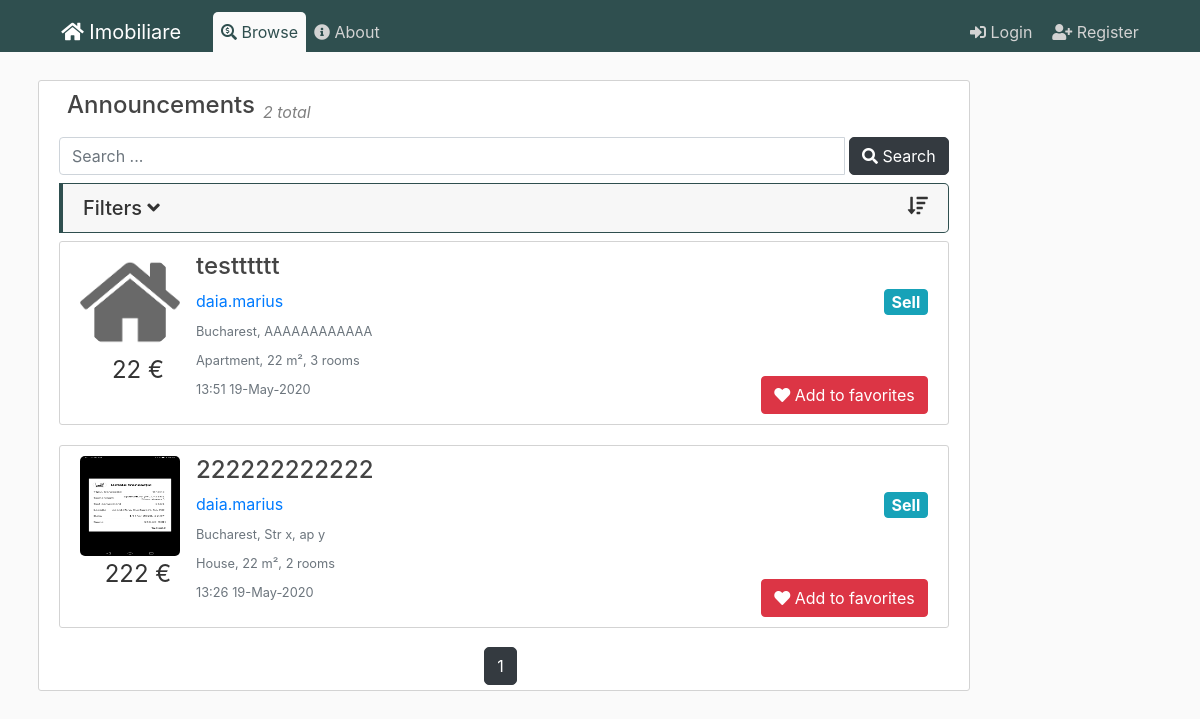
The page /posts on the database its author committed.
### flaskblog/models.py (models this page shows, shortened)
class Post(db.Model):
    id = db.Column(db.Integer, primary_key=True)
    title = db.Column(db.String(100), nullable=False)
    date_posted = db.Column(db.DateTime, nullable=False, default=datetime.utcnow)
    content = db.Column(db.Text, nullable=False)
    user_id = db.Column(db.Integer, db.ForeignKey('user.id'), nullable=False)
    city_id = db.Column(db.Integer, db.ForeignKey('city.id'), nullable=False)
    anouncement_type = db.Column(db.String(20), nullable=False)
    house_type = db.Column(db.String(20), nullable=False)
    price = db.Column(db.Integer, nullable=False)
    square_meters = db.Column(db.Integer, nullable=False)
    number_rooms = db.Column(db.Integer, nullable=False)
    address = db.Column(db.String(100), nullable=False)
    phonenumber = db.Column(db.String(15), nullable=True)
    post = db.relationship('Image')

class User(db.Model, UserMixin):
    id = db.Column(db.Integer, primary_key=True)
    username = db.Column(db.String(20), unique=True, nullable=False)
    email = db.Column(db.String(120), unique=True, nullable=False)
    image_file = db.Column(db.String(20), nullable=False, default='default.jpg')
    password = db.Column(db.String(60), nullable=False)
    posts = db.relationship('Post', backref='author', lazy=True)

class City(db.Model):
    id = db.Column(db.Integer, primary_key=True)
    name = db.Column(db.String(100), nullable=False)
    country_id = db.Column(db.Integer, db.ForeignKey('country.id'), nullable=False)
    country = db.relationship('Country', back_populates="cities")
    posts = db.relationship('Post', backref='city', lazy=True)

class Image(db.Model):
    id = db.Column(db.Integer, primary_key=True)
    name = db.Column(db.String(100), nullable=False)
    post_id = db.Column(db.Integer, db.ForeignKey('post.id'), nullable=False)
    post = db.relationship('Post', backref='images', lazy=True)

### flaskblog/posts/routes.py (the view)
@posts.route("/posts")
def browse():
    page = request.args.get('page', 1, type=int)
    posts = Post.query.order_by(Post.date_posted.desc()).paginate(page=page, per_page=5)
    cities = City.query.all()
    countries = Country.query.all()
    if not posts:
        posts=[]
    return render_template('browse.html', posts=posts,cities=cities,countries=countries)

### flaskblog/templates/browse.html (shortened to what this page needs)
{% extends "layout.html" %}
{% set active_page = "announcements" %}
{% block content %}
<article class="media content-section content-fit">
  <div class="media-body">
    <div class="article-metadata d-flex flex-row  position-relative">
      <h4 class="pl-2 article-title">Announcements</h4>
      <div class="pl-2 pb-1 align-self-end">
        <em class="gray">
          {{ posts.items|length }} total
        </em>
      </div>
    </div>
    <div>
      <form action="">
        <div class="input-group mt-2 mb-2">
          <input type="text" class="form-control" placeholder="Search ...">
          <div class="input-group-btn">
            <button type="submit" class="btn btn-dark ml-1">
              <i class="fas fa-search"></i> Search
            </button>
          </div>
        </div>
      </form>
      <div class="accordion md-accordion mb-2" id="accordionEx1" role="tablist" aria-multiselectable="true">
        <div class="card check-card">
          <div class="card-header" role="tab" id="headingTwo1">
            <a class="collapsed" data-toggle="collapse" data-parent="#accordionEx1" href="#collapseTwo1"
              aria-expanded="false" aria-controls="collapseTwo1">
              <h5 class="mb-0">
                <i class="fas fa-sort-amount-down float-right"></i>Filters <i class="fas fa-angle-down rotate-icon"></i>
              </h5>
            </a>
          </div>
        </div>
      </div>
      {% for post in posts.items %}
      <article class="media content-section table-row" data-href="{{ url_for('posts.post', post_id=post.id) }}">
        <div class="article-metadata">
          {% if post.images[0] %}
          <img class="article-img" src="/static/post_pics/{{post.images[0].name}}">
          {% else %}
          <img class="rounded-circle article-img" src="{{ url_for('static', filename='defaults/house.png') }}">
          {% endif %}
          <p class="article-price text-center">{{post.price}} €</p>
        </div>
        <div class="media-body">
          <h4><a class="article-title" href="{{ url_for('posts.post', post_id=post.id) }}">{{ post.title }}</a></h4>
          <div class="article-metadata">
            <a class="mr-2"
              href="{{ url_for('users.user_posts', username=post.author.username) }}">{{ post.author.username }}</a>
            <a class="btn btn-info badge float-right article-type">{{ post.anouncement_type }}</a>
          </div>
          <div class="article-metadata">
            <small class="text-muted">{{post.city.name}}, {{post.address}}</small>
          </div>
          <div class="article-metadata">
            <small class="text-muted">{{post.house_type}}, {{post.square_meters}} m², {{post.number_rooms}} rooms</small>
          </div>
          <div class="article-metadata">
            <small class="text-muted">{{ post.date_posted.strftime('%H:%M %d-%B-%Y') }}</small>
            {% if current_user %}
            <a class="btn btn-danger white float-right article-type"><i class="fas fa-heart"></i> Add to favorites</a>
            {% endif %}
          </div>
        </div>
      </article>
      {% endfor %}
    </div>
    <div class="p-3">
    </div>
    <div class="pagination-bottom">
      <div class="text-center">
      {% for page_num in posts.iter_pages(left_edge=1, right_edge=1, left_current=1, right_current=2) %}
        {% if page_num %}
            {% if posts.page == page_num %}
                <a class="btn btn-dark" href="{{ url_for('main.home', page=page_num) }}">{{page_num}}</a>
            {% else %}
                <a class="btn btn-outline-dark" href="{{ url_for('main.home', page=page_num) }}">{{page_num}}</a>
            {% endif %}
        {% endif %}
      {% endfor %}
      </div>
  </div>
  </div>
</article>
{% endblock content %}

### flaskblog/templates/layout.html (shortened to what this page needs)
<!DOCTYPE html>
<html>
<head>
    <link rel="stylesheet" href="https://stackpath.bootstrapcdn.com/bootstrap/4.4.1/css/bootstrap.min.css">
    <link rel="stylesheet" href="/static/css/main.css" >
    <link rel="stylesheet" href="/static/css/fontawesome.css" >
  </head>
<body>
    <header class="site-header">
      <nav class="navbar navbar-expand-md navbar-dark bg-steel fixed-top">
        <div class="container">
          <a class="navbar-brand mr-4 pl-2 pr-2 {{ 'nav-active' if active_page == 'home' else '' }}" href="/"><i class="fas fa-home"></i> Imobiliare</a>
          <div class="collapse navbar-collapse" id="navbarToggle">
            <div class="navbar-nav mr-auto">
              <a class="nav-item nav-link {{ 'nav-active' if active_page == 'announcements' else '' }}" href="{{ url_for('posts.browse') }}"><i class="fas fa-search-dollar"></i> Browse</a>
              <a class="nav-item nav-link {{ 'nav-active' if active_page == 'about' else '' }}" href="{{ url_for('main.about') }}"><i class="fas fa-info-circle"></i> About</a>
            </div>
            <div class="navbar-nav">
              {% if current_user.is_authenticated %}
                <a class="nav-item nav-link {{ 'nav-active' if active_page == 'newpost' else '' }}" href="{{ url_for('posts.new_post') }}"><i class="fas fa-scroll"></i> New Post</a>
                <a class="nav-item nav-link {{ 'nav-active' if active_page == 'account' else '' }}" href="{{ url_for('users.account') }}"><i class="fas fa-user"></i> Account</a>
                <a class="nav-item nav-link {{ 'nav-active' if active_page == 'favorites' else '' }}" href="{{ url_for('users.favorites') }}"><i class="fas fa-heart"></i> Favorites</a>
                <a class="nav-item nav-link" href="{{ url_for('users.logout') }}"><i class="fas fa-sign-out-alt ml-1"></i> Logout</a>
              {% else %}
                <a class="nav-item nav-link {{ 'nav-active' if active_page == 'login' else '' }}" href="{{ url_for('users.login') }}"><i class="fas fa-sign-in-alt ml-1"></i> Login</a>
                <a class="nav-item nav-link {{ 'nav-active' if active_page == 'register' else '' }}" href="{{ url_for('users.register') }}"><i class="fa fa-user-plus ml-1"></i> Register</a>
              {% endif %}
            </div>
          </div>
        </div>
      </nav>
    </header>
    <main role="main" class="container">
      <div class="row">
        <div class="col-md-10">
          {% block content %}{% endblock %}
        </div>
        <div class="col-md-2">
        </div>
      </div>
    </main>
</body>
</html>

### flaskblog/static/css/main.css (style rules this page uses)
html { font-size: 16px; overflow-x: hidden; }
body { background: var(--bodybackground); color: var(--bodytextcolor); margin-top: 5rem; width: 100%; }
.content-fit { min-height: 70vh; position: relative; overflow-x:hidden !important; }
h1, h2, h3, h4, h5, h6 { color: var(--bodytextcolor); }
.bg-steel { background-color: var(--darkgreen); }
.site-header .navbar-nav .nav-link { color: var(--lightgray); transition: 0.5s; }
.content-section { background: var(--white); padding: 10px 20px; border: 1px solid var(--lightgray); border-radius: 3px; margin-bottom: 20px; }
.article-title { color: #444444; }
.article-img { height: 100px; width: 100px; margin-right: 16px; border-radius:5px; }
.article-price { font-size: 1.5rem; }
.article-type { font-size:1rem; }
.white { color: #ffffff !important; }
.article-metadata { padding-bottom: 1px; margin-bottom: 4px; border-bottom: 1px solid #e3e3e3 }
.position-relative { position: relative !important; }
.content-section { overflow: auto ; width:100% !important; overflow-x: hidden !important; }
.check-card { border-width: 1px 1px 1px 4px; border-color: var(--darkgreen); border-radius: 0; border-top-right-radius: 5px; border-bottom-right-radius: 5px; margin-bottom: 5px; }
.container { width: 95% !important; }
:root { --darkgreen: #2F4F4F; --lightblue: #17a2b8; --dark: #343a40; --lightgreen: #28a745; --darkred: #b00020; --yellow: #ffc107; --white: white; --gray: gray; --lightgray: lightgray; --fadegray: #f3f3f3; --bodybackground: #fafafa; --bodytextcolor: #333333; --blueglow: rgba(41, 137, 167, 0.2); --whiteglow: rgba(254, 255, 205, 0.2); }
.gray { color: var(--gray); }
.article-metadata { border-bottom: none; }
.content-section { overflow-x: auto !important; }
.container { padding-left: 0.5rem; padding-right: 0.5rem; }
.badge { color: var(--white) !important; }
.btn-dark { color:var(--white); border-radius: 5px; transition: 0.5s; }
.nav-active { color: var(--darkgreen) !important; background-color: var(--bodybackground); border-radius: 5px; }
@media screen and (min-width: 768px) { .nav-active { border-radius: 0; border-top-left-radius: 5px; border-top-right-radius: 5px; } }
@media screen and (min-width: 768px) { .navbar { padding-top:0.75rem; padding-bottom: 0; } }
.pagination-bottom { position: absolute; bottom:0; width: 95%; margin-bottom: 5px; }

### rows shown on the page
Post: price "22", title "testttttt", author.username "daia.marius", anouncement_type "Sell", city.name "Bucharest", address "AAAAAAAAAAAA", house_type "Apartment", square_meters "22", number_rooms "3", date_posted "13:51 19-May-2020"
Post: name (picture), price "222", title "222222222222", author.username "daia.marius", anouncement_type "Sell", city.name "Bucharest", address "Str x, ap y", house_type "House", square_meters "22", number_rooms "2", date_posted "13:26 19-May-2020"

### other values the page prints
{{ posts.items|length }} "2"
{{ page_num }} "1"
